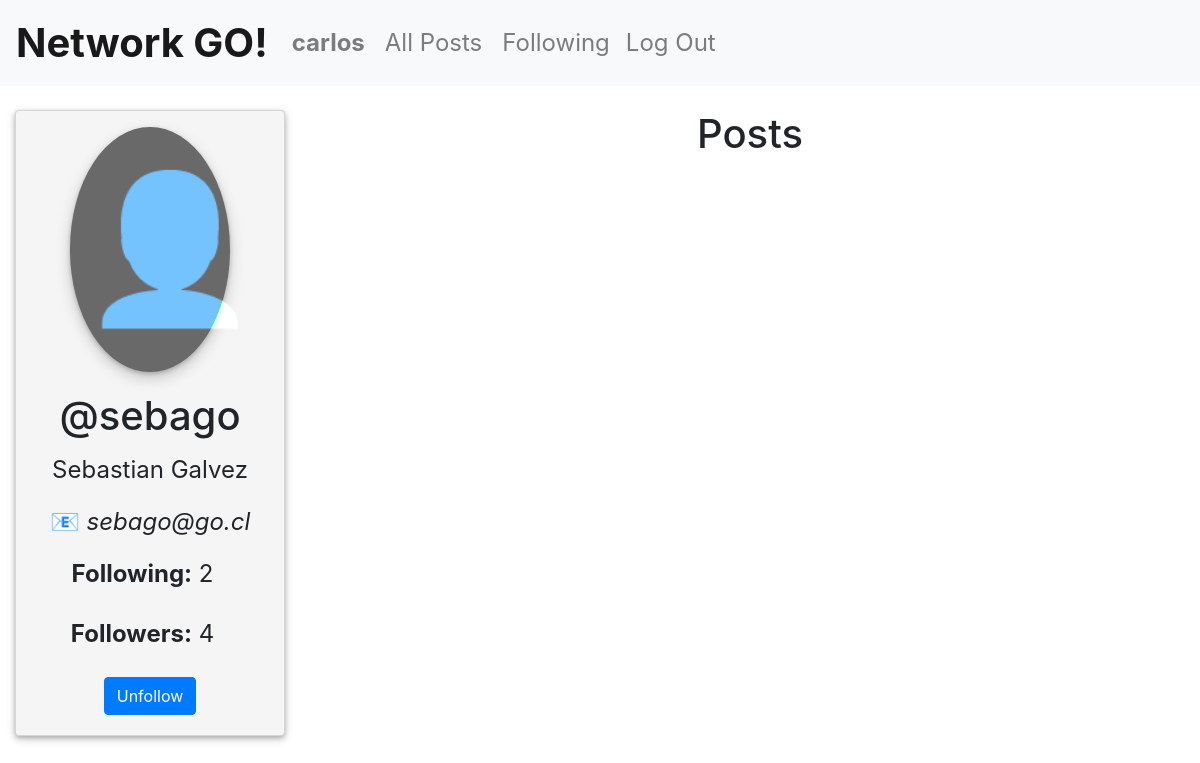
Page /profile/sebago (signed in) on the committed database.
### network/models.py (models this page shows)
class User(AbstractUser):
    following = models.ManyToManyField("User", related_name='followers')

### network/views.py (the view, shortened to what this page needs)
# urls.py: path("profile/<str:username>", views.profile, name="profile"), #GET or PUT
@login_required
def profile(request, username):
    try:
        user = User.objects.get(username=username)
    except User.DoesNotExist:
        return HttpResponseNotFound(f"<h1>User '{username}' does not exist</h1>")
    if request.method == 'GET':
        return render(request, "network/profile.html", {
                "profile_user": user
            })
    else:
        return JsonResponse({
            "error": "GET or PUT request required."
        }, status=400)

### network/templates/network/profile.html (shortened to what this page needs)
{% extends "network/layout.html" %}
{% load static %}
{% block body %}
    <div class="container-fluid mt-4">
        <div class="row justify-content-center">
                <div id="profile-view" class="col-3">
                    <div class="card">
                        <div id="profile-img" class="card-img-top  mt-3"><label>👤</label></div>
                        <div class="card-body">
                            <h1 class="card-title text-center">@{{ profile_user.username }}</h1>
                            <p class="card-text">{{ profile_user.first_name | capfirst }} {{ profile_user.last_name | capfirst }}</p>
                            <p class="card-text">&#128231;<i> {{ profile_user.email }}</i></p>
                            <p class="col"><label><b>Following:</b></label> <label id="following-count"> {{profile_user.following.all | length }} </label></p>
                            <p class="col"><label><b>Followers:</b></label> <label id="followers-count"> {{profile_user.followers.all | length }} </label></p>
                            {% if user.username != profile_user.username %}
                                {% if profile_user in user.following.all %}
                                    <button id="follow-btn" class="btn btn-primary">Unfollow</button>
                                {% else %}
                                    <button id="follow-btn" class="btn btn-primary">Follow</button>
                                {% endif %}
                            {% endif %}
                        </div>
                    </div>
                </div>
                <div id="posts-view" class="col-9">
                    <h1 id="posts-title" class="title">Posts</h1>
                </div>
        </div>
    </div>
{% endblock %}

### network/templates/network/layout.html (shortened to what this page needs)
{% load static %}
<!DOCTYPE html>
<html lang="en">
    <head>
        <link rel="stylesheet" href="https://stackpath.bootstrapcdn.com/bootstrap/4.4.1/css/bootstrap.min.css">
        <link href="{% static 'network/styles.css' %}" rel="stylesheet">
    </head>
    <body>
        <nav class="navbar navbar-expand-lg navbar-light bg-light">
            <a class="navbar-brand" href="/">Network GO!</a>
            <div>
              <ul class="navbar-nav mr-auto">
                {% if user.is_authenticated %}
                    <li class="nav-item">
                        <a class="nav-link" href="{% url 'profile' user.username %}"><strong>{{ user.username }}</strong></a>
                    </li>
                {% endif %}
                <li class="nav-item ml-1">
                    <a id="allposts-btn" class="nav-link" href="{% url 'allposts' %}">All Posts</a>
                </li>
                {% if user.is_authenticated %}
                    <li class="nav-item ml-1">
                        <a id="following-btn" class="nav-link" href="{% url 'following' %}">Following</a>
                    </li>
                    <li class="nav-item">
                        <a class="nav-link" href="{% url 'logout' %}">Log Out</a>
                    </li>
                {% endif %}
              </ul>
            </div>
          </nav>
        <div class="body mt-2">
            {% block body %}
            {% endblock %}
        </div>
    </body>
</html>

### network/static/network/styles.css (style rules this page uses)
.navbar-brand { font-size: 2.5em; font-weight: bolder; }
.nav-item { font-size: 1.5em; }
#posts-view { text-align: center; }
.title { text-align: center; }
#profile-view { text-align: center; }
.card { width: 100%; text-align: center; box-shadow: 0 2px 4px 0 rgba(0, 0, 0, 0.2), 0 3px 10px 0 rgba(0, 0, 0, 0.19); background-color: whitesmoke; font-size: 1.5em; }
.col { padding-left: 0; }
#profile-img { border-radius: 50%; background-color: dimgray; width: 60%; margin-left: 20%; padding: 4%; font-size: 6em; display: inline-block; box-shadow: 0 2px 4px 0 rgba(0, 0, 0, 0.2), 0 6px 15px 0 rgba(0, 0, 0, 0.19); }
#profile-img label { mix-blend-mode: color-dodge; }

### rows in the picture
User: username "carlos"
User: username "sebago", first_name "Sebastian", last_name "Galvez", email "sebago@go.cl", following.all|length "2", followers.all|length "4"
